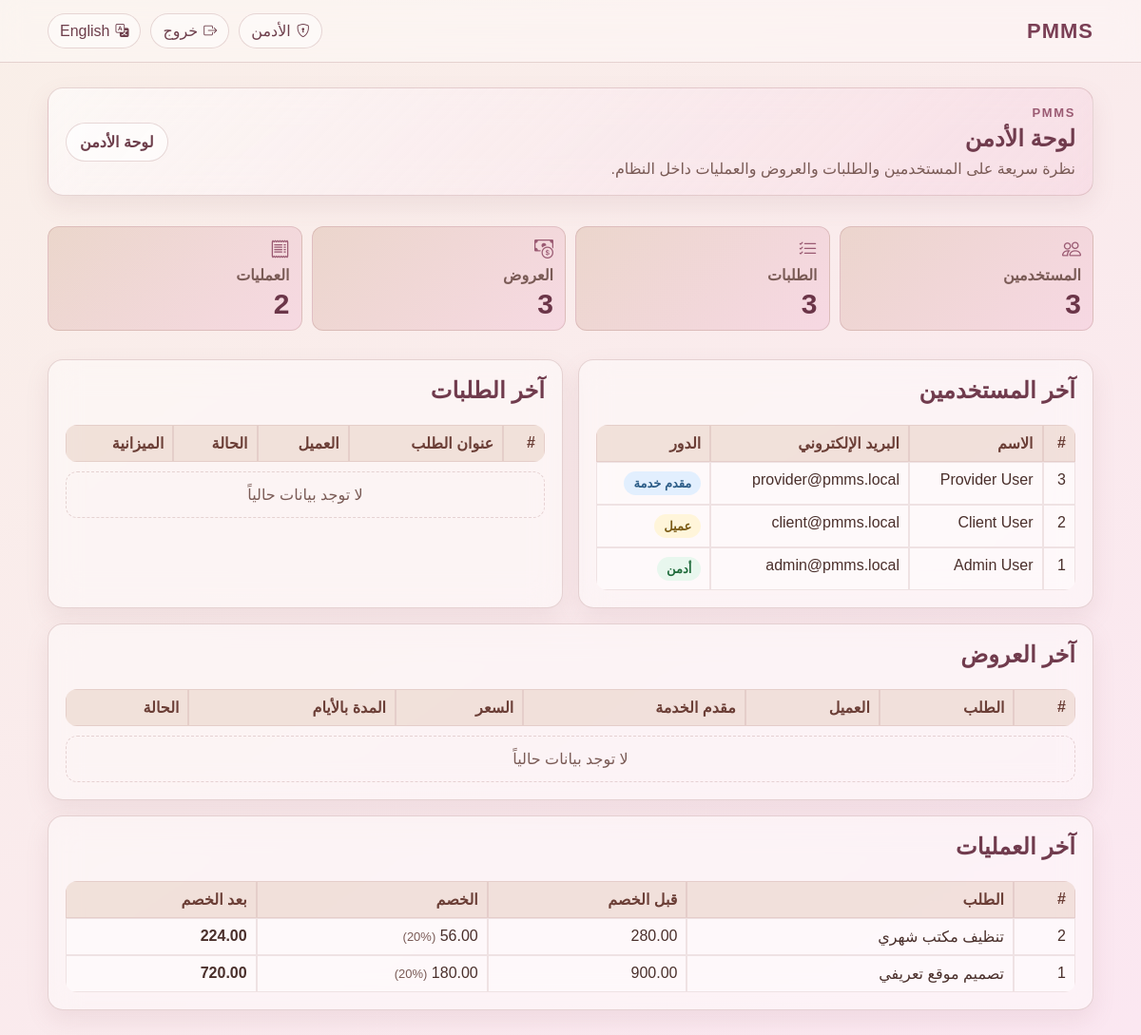
/admin.php (signed in), run on the app's committed database.
### tables this page shows
CREATE TABLE IF NOT EXISTS transactions (
  id INT AUTO_INCREMENT PRIMARY KEY,
  request_id INT NOT NULL UNIQUE,
  original_price DECIMAL(10,2) NOT NULL,
  discount_amount DECIMAL(10,2) NOT NULL DEFAULT 0,
  final_price DECIMAL(10,2) NOT NULL,
  created_at TIMESTAMP DEFAULT CURRENT_TIMESTAMP,
  FOREIGN KEY (request_id) REFERENCES service_requests(id) ON DELETE CASCADE
);

CREATE TABLE IF NOT EXISTS users (
  id INT AUTO_INCREMENT PRIMARY KEY,
  name VARCHAR(120) NOT NULL,
  email VARCHAR(160) NOT NULL UNIQUE,
  password_hash VARCHAR(255) NOT NULL,
  role ENUM('client','provider','admin') NOT NULL DEFAULT 'client',
  created_at TIMESTAMP DEFAULT CURRENT_TIMESTAMP
);

CREATE TABLE IF NOT EXISTS service_requests (
  id INT AUTO_INCREMENT PRIMARY KEY,
  client_id INT NOT NULL,
  title VARCHAR(200) NOT NULL,
  category VARCHAR(120) NOT NULL,
  budget DECIMAL(10,2) NOT NULL,
  location VARCHAR(150) NOT NULL,
  due_date DATE NOT NULL,
  status ENUM('open','in_progress','completed','cancelled') NOT NULL DEFAULT 'open',
  selected_provider_id INT NULL,
  selected_bid_id INT NULL,
  created_at TIMESTAMP DEFAULT CURRENT_TIMESTAMP,
  FOREIGN KEY (client_id) REFERENCES users(id) ON DELETE CASCADE,
  FOREIGN KEY (selected_provider_id) REFERENCES users(id) ON DELETE SET NULL
);

### app/i18n.php (called while the page is built, shortened)
<?php
function current_lang(): string
{
    $lang = $_SESSION['lang'] ?? 'ar';
    return in_array($lang, ['ar', 'en'], true) ? $lang : 'ar';
}
function page_dir(): string
{
    return current_lang() === 'ar' ? 'rtl' : 'ltr';
}
function t(string $key, array $replace = []): string
{
    $lang = current_lang();
    $text = $translations[$lang][$key] ?? $translations['ar'][$key] ?? $key;
    return $text;
}
function switch_lang_url(string $lang): string
{
    $uri = $_SERVER['REQUEST_URI'] ?? '/dashboard.php';
    $parts = parse_url($uri);
    $path = $parts['path'] ?? '/dashboard.php';
    $query = [];
    $query['lang'] = $lang;
    return $path . '?' . http_build_query($query);
}

### public/_init.php (called while the page is built, shortened)
<?php
require_once __DIR__ . '/../app/auth.php';
require_once __DIR__ . '/../app/i18n.php';
require_once __DIR__ . '/../app/roles.php';
require_once __DIR__ . '/../app/repositories/pmms.php';
function e(string $value): string
{
    return htmlspecialchars($value, ENT_QUOTES, 'UTF-8');
}

### app/auth.php (called while the page is built, shortened)
<?php
function current_user(): ?array
{
    return $_SESSION['user'] ?? null;
}

### app/db.php (called while the page is built, shortened)
<?php
function db(): mysqli
{
    static $conn = null;
    if ($conn instanceof mysqli) {
        return $conn;
    }
    $host = getenv('PMMS_DB_HOST') ?: '127.0.0.1';
    $user = getenv('PMMS_DB_USER') ?: 'root';
    $pass = getenv('PMMS_DB_PASS') ?: '';
    $name = getenv('PMMS_DB_NAME') ?: 'pmms';
    $port = (int) (getenv('PMMS_DB_PORT') ?: 3306);
    $conn = new mysqli($host, $user, $pass, $name, $port);
    $conn->set_charset('utf8mb4');
    $conn->query("SET NAMES utf8mb4 COLLATE utf8mb4_unicode_ci");
    return $conn;
}
function run_query(string $sql, string $types = '', array $params = []): mysqli_stmt
{
    $stmt = db()->prepare($sql);
    if (!$stmt->execute()) {
        http_response_code(500);
        exit('Query execute failed');
    }
    return $stmt;
}
function fetch_all_assoc(mysqli_stmt $stmt): array
{
    $result = $stmt->get_result();
    return $result ? $result->fetch_all(MYSQLI_ASSOC) : [];
}
function fetch_one_assoc(mysqli_stmt $stmt): ?array
{
    $result = $stmt->get_result();
    $row = $result->fetch_assoc();
    return $row ?: null;
}

### app/repositories/pmms.php (called while the page is built, shortened)
<?php
require_once __DIR__ . '/../db.php';
function admin_counts(): array
{
    $data = [];
    $data['users'] = (int) (fetch_one_assoc(run_query('SELECT COUNT(*) AS c FROM users'))['c'] ?? 0);
    $data['requests'] = (int) (fetch_one_assoc(run_query('SELECT COUNT(*) AS c FROM service_requests'))['c'] ?? 0);
    $data['bids'] = (int) (fetch_one_assoc(run_query('SELECT COUNT(*) AS c FROM bids'))['c'] ?? 0);
    $data['transactions'] = (int) (fetch_one_assoc(run_query('SELECT COUNT(*) AS c FROM transactions'))['c'] ?? 0);
    return $data;
}
function admin_latest_users(): array
{
    return fetch_all_assoc(run_query('SELECT id, name, email, role, created_at FROM users ORDER BY id DESC LIMIT 10'));
}
function admin_latest_requests(): array
{
    return fetch_all_assoc(
        run_query(
            'SELECT r.id, r.title, r.status, r.budget, u.name AS client_name, r.created_at
             FROM service_requests r
             JOIN users u ON u.id = r.client_id
             ORDER BY r.id DESC LIMIT 10'
        )
    );
}
function admin_latest_bids(): array
{
    return fetch_all_assoc(
        run_query(
            'SELECT b.id, b.price, b.duration_days, b.status, r.title,
                    client.name AS client_name, provider.name AS provider_name
             FROM bids b
             JOIN service_requests r ON r.id = b.request_id
             JOIN users client ON client.id = r.client_id
             JOIN users provider ON provider.id = b.provider_id
             ORDER BY b.id DESC LIMIT 10'
        )
    );
}
function admin_latest_transactions(): array
{
    return fetch_all_assoc(
        run_query(
            'SELECT t.*, r.title
             FROM transactions t
             JOIN service_requests r ON r.id = t.request_id
             ORDER BY t.id DESC LIMIT 10'
        )
    );
}

### app/roles.php (called while the page is built, shortened)
<?php
function role_label(string $role): string
{
    return t('role.' . $role);
}

### public/admin.php (the view, shortened to what this page needs)
<?php
require_once __DIR__ . '/_init.php';
$counts = admin_counts();
$users = admin_latest_users();
$requests = admin_latest_requests();
$bids = admin_latest_bids();
$transactions = admin_latest_transactions();
require __DIR__ . '/_header.php';
?>
<section class="admin-page">
  <div class="admin-hero card">
    <div>
      <p class="eyebrow">PMMS</p>
      <h1><?= e(t('admin.title')) ?></h1>
      <p><?= e(t('admin.overview')) ?></p>
    </div>
    <a class="admin-action" href="/dashboard.php"><?= e(t('dashboard.admin_panel')) ?></a>
  </div>
  <div class="stats admin-stats">
    <div class="stat"><i class="bi bi-people"></i><span><?= e(t('admin.users')) ?></span><strong><?= (int) $counts['users'] ?></strong></div>
    <div class="stat"><i class="bi bi-list-check"></i><span><?= e(t('admin.requests')) ?></span><strong><?= (int) $counts['requests'] ?></strong></div>
    <div class="stat"><i class="bi bi-cash-coin"></i><span><?= e(t('admin.bids')) ?></span><strong><?= (int) $counts['bids'] ?></strong></div>
    <div class="stat"><i class="bi bi-receipt"></i><span><?= e(t('admin.transactions')) ?></span><strong><?= (int) $counts['transactions'] ?></strong></div>
  </div>
  <div class="admin-grid">
    <section class="card admin-panel">
      <h2><?= e(t('admin.latest_users')) ?></h2>
      <div class="table-wrap">
        <table>
          <tr>
            <th>#</th>
            <th><?= e(t('auth.name')) ?></th>
            <th><?= e(t('auth.email')) ?></th>
            <th><?= e(t('common.role')) ?></th>
          </tr>
          <?php foreach ($users as $u): ?>
            <tr>
              <td><?= (int) $u['id'] ?></td>
              <td><?= e($u['name']) ?></td>
              <td><?= e($u['email']) ?></td>
              <td><span class="badge role-<?= e($u['role']) ?>"><?= e(role_label($u['role'])) ?></span></td>
            </tr>
          <?php endforeach; ?>
        </table>
      </div>
    </section>
    <section class="card admin-panel">
      <h2><?= e(t('admin.latest_requests')) ?></h2>
      <div class="table-wrap">
        <table>
          <tr>
            <th>#</th>
            <th><?= e(t('requests.request_title')) ?></th>
            <th><?= e(t('requests.client')) ?></th>
            <th><?= e(t('bids.status')) ?></th>
            <th><?= e(t('requests.budget')) ?></th>
          </tr>
        </table>
      </div>
      <?php if (count($requests) === 0): ?><p class="empty-state"><?= e(t('admin.empty')) ?></p><?php endif; ?>
    </section>
  </div>
  <section class="card admin-panel">
    <h2><?= e(t('admin.latest_bids')) ?></h2>
    <div class="table-wrap">
      <table>
        <tr>
          <th>#</th>
          <th><?= e(t('messages.request')) ?></th>
          <th><?= e(t('requests.client')) ?></th>
          <th><?= e(t('bids.provider')) ?></th>
          <th><?= e(t('bids.price')) ?></th>
          <th><?= e(t('bids.duration_days')) ?></th>
          <th><?= e(t('bids.status')) ?></th>
        </tr>
      </table>
    </div>
    <?php if (count($bids) === 0): ?><p class="empty-state"><?= e(t('admin.empty')) ?></p><?php endif; ?>
  </section>
  <section class="card admin-panel">
    <h2><?= e(t('admin.latest_transactions')) ?></h2>
    <div class="table-wrap">
      <table>
        <tr>
          <th>#</th>
          <th><?= e(t('messages.request')) ?></th>
          <th><?= e(t('admin.before_discount')) ?></th>
          <th><?= e(t('admin.discount')) ?></th>
          <th><?= e(t('admin.after_discount')) ?></th>
        </tr>
        <?php foreach ($transactions as $t): ?>
          <?php $discountPercent = (float) $t['original_price'] > 0 ? round(((float) $t['discount_amount'] / (float) $t['original_price']) * 100, 1) : 0; ?>
          <tr>
            <td><?= (int) $t['id'] ?></td>
            <td><?= e($t['title']) ?></td>
            <td><?= e(number_format((float) $t['original_price'], 2)) ?></td>
            <td><?= e(number_format((float) $t['discount_amount'], 2)) ?> <span class="muted">(<?= e((string) $discountPercent) ?>%)</span></td>
            <td><strong><?= e(number_format((float) $t['final_price'], 2)) ?></strong></td>
          </tr>
        <?php endforeach; ?>
      </table>
    </div>
  </section>
</section>
<?php require __DIR__ . '/_footer.php'; ?>

### public/_header.php (shortened to what this page needs)
<?php
$user = current_user();
$lang = current_lang();
?>
<!doctype html>
<html lang="<?= e($lang) ?>" dir="<?= e(page_dir()) ?>">
<head>
  <link rel="stylesheet" href="https://cdn.jsdelivr.net/npm/bootstrap-icons@1.11.3/font/bootstrap-icons.min.css">
  <link rel="stylesheet" href="/assets/css/style.css">
</head>
<body>
  <header class="topbar">
    <div class="container topbar-inner">
      <a class="brand" href="/dashboard.php">PMMS</a>
      <nav class="nav">
        <?php if ($user): ?>
          <?php if ($user['role'] === ROLE_ADMIN): ?>
            <a href="/admin.php"><i class="bi bi-shield-lock"></i><span><?= e(t('nav.admin')) ?></span></a>
          <?php endif; ?>
          <a href="/logout.php"><i class="bi bi-box-arrow-right"></i><span><?= e(t('nav.logout')) ?></span></a>
        <?php else: ?>
          <a href="/login.php"><i class="bi bi-box-arrow-in-left"></i><span><?= e(t('nav.login')) ?></span></a>
          <a href="/register.php"><i class="bi bi-person-plus"></i><span><?= e(t('nav.register')) ?></span></a>
        <?php endif; ?>
        <?php if ($lang === 'ar'): ?>
          <a href="<?= e(switch_lang_url('en')) ?>"><i class="bi bi-translate"></i><span><?= e(t('lang.en')) ?></span></a>
        <?php else: ?>
          <a href="<?= e(switch_lang_url('ar')) ?>"><i class="bi bi-translate"></i><span><?= e(t('lang.ar')) ?></span></a>
        <?php endif; ?>
      </nav>
    </div>
  </header>
  <main class="container main">

### public/_footer.php (shortened to what this page needs)
  </main>
</body>
</html>

### public/assets/css/style.css (style rules this page uses)
:root { --bg-start: #f9efe8; --bg-end: #fbe7f1; --text-main: #4a2f2b; --text-soft: #7a5b56; --glass: rgba(255, 255, 255, 0.45); --glass-strong: rgba(255, 255, 255, 0.62); --stroke: rgba(170, 120, 120, 0.28); --brown-light: #d8b6a2; --brown-mid: #c79e8a; --pink-light: #f2bfd6; --pink-mid: #e89abf; --ok-bg: #e8f7ee; --ok-text: #1f6b3b; --err-bg: #fdecee; --err-text: #9e2f4d; }
* { box-sizing: border-box; }
body { margin: 0; min-height: 100vh; font-family: Tahoma, Arial, sans-serif; background: linear-gradient(145deg, var(--bg-start), var(--bg-end)); color: var(--text-main); }
.container { width: min(1100px, 92%); margin: 0 auto; }
.topbar { position: sticky; top: 0; z-index: 20; padding: 14px 0; background: rgba(255, 255, 255, 0.35); backdrop-filter: blur(14px); -webkit-backdrop-filter: blur(14px); border-bottom: 1px solid var(--stroke); }
.topbar-inner { display: flex; align-items: center; justify-content: space-between; gap: 16px; }
.brand { color: #7a3f55; text-decoration: none; font-weight: 700; font-size: 22px; letter-spacing: 1px; }
.nav { display: flex; gap: 10px; flex-wrap: wrap; }
.nav a { display: inline-flex; align-items: center; gap: 6px; color: #6d3e4b; text-decoration: none; background: var(--glass); border: 1px solid var(--stroke); padding: 8px 12px; border-radius: 999px; transition: all 0.2s ease; }
.nav a i { font-size: 14px; }
.main { padding: 26px 0; }
.card { background: var(--glass); border: 1px solid var(--stroke); border-radius: 16px; padding: 18px; margin-bottom: 16px; backdrop-filter: blur(16px); -webkit-backdrop-filter: blur(16px); box-shadow: 0 10px 24px rgba(154, 104, 117, 0.12); }
h1, h2 { margin-top: 0; color: #703b4d; }
table { width: 100%; border-collapse: separate; border-spacing: 0; margin-top: 10px; overflow: hidden; border-radius: 12px; }
th, td { border: 1px solid rgba(170, 120, 120, 0.18); padding: 9px; text-align: start; vertical-align: top; background: rgba(255, 255, 255, 0.45); }
th { background: rgba(216, 182, 162, 0.32); color: #6b3e36; }
.stats { display: grid; grid-template-columns: repeat(auto-fit, minmax(180px, 1fr)); gap: 10px; margin-bottom: 14px; }
.stat { background: linear-gradient(135deg, rgba(216, 182, 162, 0.42), rgba(242, 191, 214, 0.42)); border: 1px solid var(--stroke); border-radius: 12px; padding: 12px; font-weight: 700; color: #6b3548; }
a { color: #8a4963; }
.admin-page { display: grid; gap: 16px; }
.admin-hero { display: flex; align-items: center; justify-content: space-between; gap: 16px; background: linear-gradient(135deg, rgba(255, 255, 255, 0.58), rgba(242, 191, 214, 0.28)); }
.admin-hero h1 { margin-bottom: 8px; }
.admin-hero p { margin: 0; color: var(--text-soft); }
.eyebrow { margin-bottom: 6px !important; color: #9a5a72 !important; font-size: 13px; font-weight: 700; letter-spacing: 1.6px; text-transform: uppercase; }
.admin-action { flex-shrink: 0; border: 1px solid var(--stroke); border-radius: 999px; background: var(--glass-strong); color: #6d3e4b; font-weight: 700; padding: 10px 14px; text-decoration: none; }
.admin-stats .stat { display: grid; gap: 6px; }
.admin-stats .stat i { color: #9a5a72; font-size: 20px; }
.admin-stats .stat span { color: var(--text-soft); }
.admin-stats .stat strong { font-size: 30px; line-height: 1; }
.admin-grid { display: grid; grid-template-columns: repeat(auto-fit, minmax(320px, 1fr)); gap: 16px; }
.admin-panel { margin-bottom: 0; }
.admin-panel h2 { margin-bottom: 12px; }
.table-wrap { overflow-x: auto; }
.badge { display: inline-flex; align-items: center; border-radius: 999px; background: rgba(216, 182, 162, 0.38); color: #6b3e36; font-size: 13px; font-weight: 700; padding: 5px 10px; white-space: nowrap; }
.status-open, .status-pending, .role-client { background: rgba(255, 244, 210, 0.8); color: #7a5a14; }
.status-in_progress, .role-provider { background: rgba(219, 237, 255, 0.8); color: #2d5d87; }
.status-completed, .status-accepted, .role-admin { background: var(--ok-bg); color: var(--ok-text); }
.empty-state { border: 1px dashed var(--stroke); border-radius: 12px; color: var(--text-soft); margin: 10px 0 0; padding: 14px; text-align: center; }
.muted { color: var(--text-soft); font-size: 13px; }

### data on the page
transactions: request "3", id "2", request.title "تنظيف مكتب شهري", original_price "280.00", discountPercent "20", final_price "224.00"
users: id "3", name "Provider User", email "provider@pmms.local", role "مقدم خدمة"
users: id "2", name "Client User", email "client@pmms.local", role "عميل"
users: id "1", name "Admin User", email "admin@pmms.local", role "أدمن"
transactions: id "1", request.title "تصميم موقع تعريفي", original_price "900.00", discountPercent "20", final_price "720.00"

### other printed values
t('nav.admin') "الأدمن"
t('nav.logout') "خروج"
t('lang.en') "English"
t('admin.title') "لوحة الأدمن"
t('admin.overview') "نظرة سريعة على المستخدمين والطلبات والعروض والعمليات داخل النظام."
t('dashboard.admin_panel') "لوحة الأدمن"
t('admin.users') "المستخدمين"
t('admin.requests') "الطلبات"
t('admin.bids') "العروض"
t('admin.transactions') "العمليات"
t('admin.latest_users') "آخر المستخدمين"
t('auth.name') "الاسم"
t('auth.email') "البريد الإلكتروني"
t('common.role') "الدور"
t('admin.latest_requests') "آخر الطلبات"
